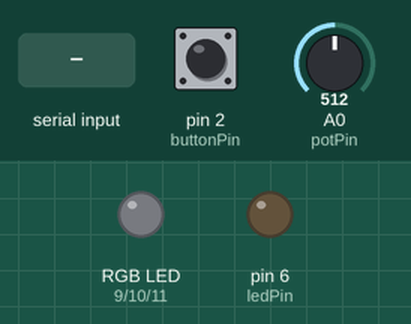
Simulated run of this sketch. Board: Arduino Uno, built with avr-gcc and run on an emulated ATmega328P. Parts: an RGB LED mixed from three pins (HIGH = lit), output pins drawn as LEDs (lit = HIGH). The inputs (shaded band) are chosen by the test bench; at power-on: pin 2 (buttonPin) HIGH, A0 (potPin) = 512. Dim RGB values are drawn brighter than linear; what the sketch prints to the serial monitor is not drawn.

Above: at 1.2 s.
1.3 s: "1\n" received over Serial
At 1.8 s:
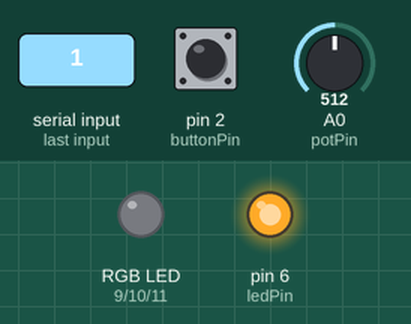
2.8 s: "90,45,200\n" received over Serial
At 3.4 s:
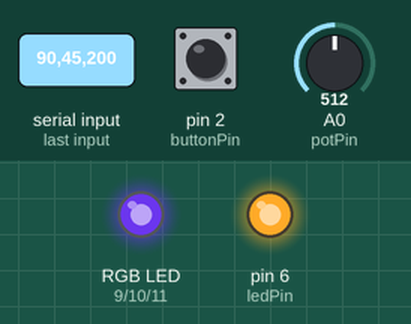
4.3 s: "0\n" received over Serial
At 5.0 s:
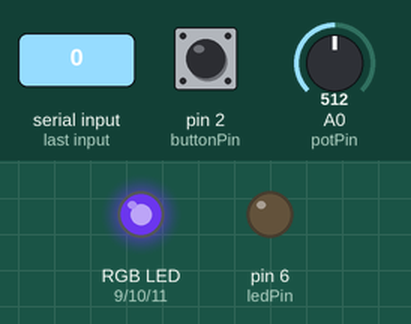
5.8 s: "30,150,10\n" received over Serial
At 6.6 s:
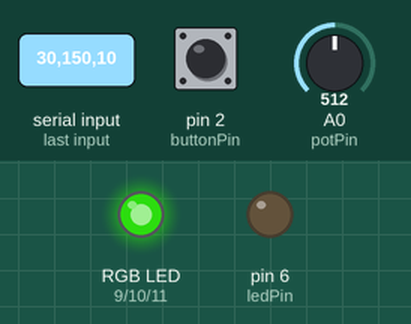
7.3 s: "90,45\n" received over Serial
At 8.5 s:
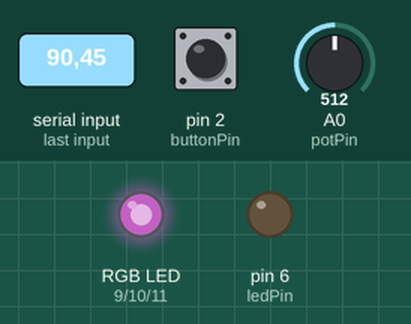
8.8 s: "90\n" received over Serial
At 9.1 s:
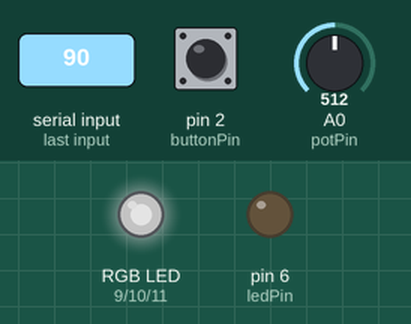
Timing chart, 0 to 11.3 s (numbered marks = the images above; inputs shaded):
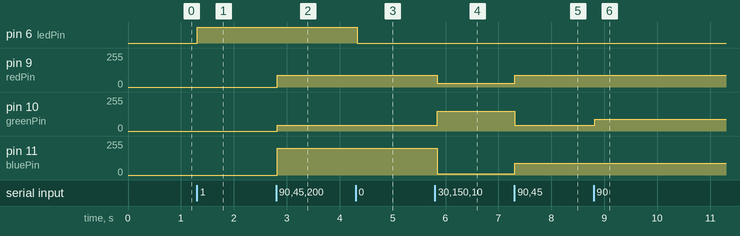

Measured:
- after the input at 1.3 s, pin 6 (ledPin): LOW → HIGH at once
- after the input at 2.8 s, pin 9 (redPin): 0/255 → 90/255 at once; pin 10 (greenPin): 0/255 → 45/255 at once; pin 11 (bluePin): 0/255 → 200/255 at once
- after the input at 4.3 s, pin 6 (ledPin): HIGH → LOW at once
- after the input at 5.8 s, pin 9 (redPin): 90/255 → 30/255 after 0.05 s; pin 10 (greenPin): 45/255 → 150/255 after 0.05 s; pin 11 (bluePin): 200/255 → 10/255 after 0.05 s
- after the input at 7.3 s, pin 9 (redPin): 30/255 → 90/255 at once; pin 10 (greenPin): 150/255 → 45/255 at once; pin 11 (bluePin): 10/255 → 90/255 at once
- after the input at 8.8 s, pin 10 (greenPin): 45/255 → 90/255 at once

The sketch:

3.3SerialCom.ino
```cpp
const int potPin = A0;
const int buttonPin = 2;
const int ledPin = 6;

const int redPin = 9;
const int greenPin = 10;
const int bluePin = 11;

int mode = 0;
bool ledState = false;
bool buttonPressed = false;

void setup() {
  Serial.begin(9600);
  pinMode(buttonPin, INPUT_PULLUP);
  pinMode(ledPin, OUTPUT);
  pinMode(redPin, OUTPUT);
  pinMode(greenPin, OUTPUT);
  pinMode(bluePin, OUTPUT);
  digitalWrite(ledPin, LOW);
}

void loop() {
  // Handle RGB channel switch button
  if (digitalRead(buttonPin) == LOW && !buttonPressed) {
    buttonPressed = true;
    mode = (mode + 1) % 3;
    delay(250);
  }
  if (digitalRead(buttonPin) == HIGH && buttonPressed) {
    buttonPressed = false;
  }

  // Read potentiometer
  int potValue = analogRead(potPin);

  // Send data to P5.js: potValue,mode
  Serial.print(potValue);
  Serial.print(",");
  Serial.println(mode);

  // Listen for data from P5.js
  if (Serial.available()) {
    String input = Serial.readStringUntil('\n');

    // Handle LED toggle command ('1' or '0')
    if (input.length() == 1) {
      char c = input.charAt(0);
      if (c == '1') ledState = true;
      else if (c == '0') ledState = false;
      digitalWrite(ledPin, ledState ? HIGH : LOW);
    }

    // Handle full RGB update (e.g., "128,64,255\n")
    else {
      int rVal, gVal, bVal;
      int sep1 = input.indexOf(',');
      int sep2 = input.indexOf(',', sep1 + 1);

      rVal = input.substring(0, sep1).toInt();
      gVal = input.substring(sep1 + 1, sep2).toInt();
      bVal = input.substring(sep2 + 1).toInt();

      analogWrite(redPin, rVal);
      analogWrite(greenPin, gVal);
      analogWrite(bluePin, bVal);
    }
  }

  delay(50);
}
```
